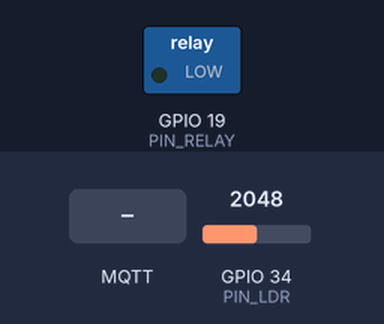
The sketch below on a simulated ESP32. Parts: switched loads named in the sketch (green lamp = pin HIGH). The test bench sets the inputs (shaded band); at power-on: GPIO 34 (PIN_LDR) = 2048 (analog values on the 0–4095 scale). WiFi joins after 1.5 s; servers stay silent unless stated; random numbers use the default seed unless the sketch sets one; no MQTT or app messages arrive unless stated; what the sketch prints to the serial monitor is not drawn.

Above: at 2.7 s.
2.8 s: MQTT message "ON" arrives on the first subscribed topic
At 5.6 s:
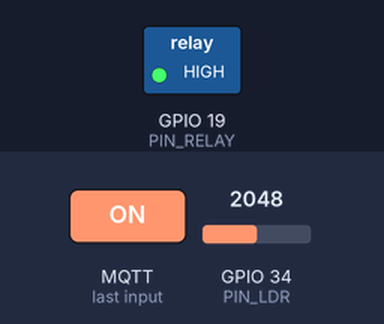
5.8 s: MQTT message "OFF" arrives on the first subscribed topic
At 6.5 s:
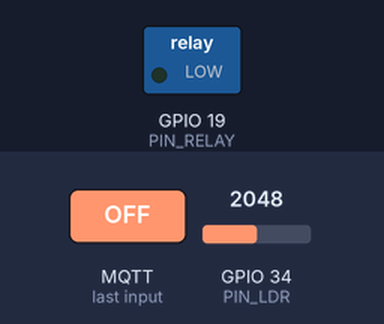
7.3 s: MQTT message "on" arrives on the first subscribed topic
At 7.6 s:
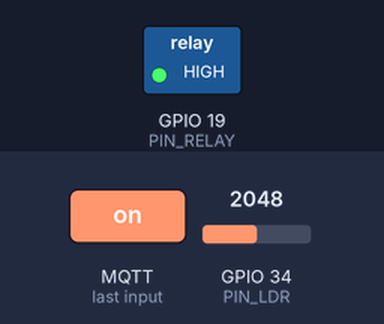
8.8 s: MQTT message "off" arrives on the first subscribed topic
At 10.0 s:
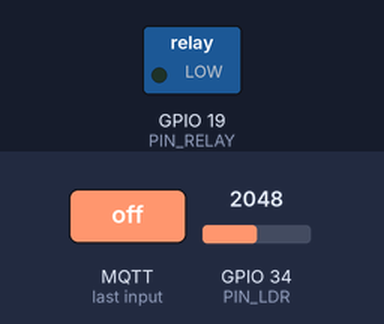
Timing chart, 0 to 11.3 s (numbered marks = the images above; inputs shaded):
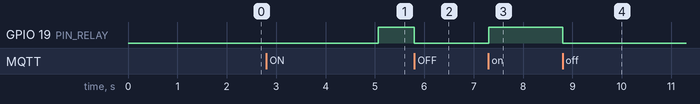

Measured:
- after the input at 2.8 s, GPIO 19 (PIN_RELAY): LOW → HIGH after 2.3 s
- after the input at 5.8 s, GPIO 19 (PIN_RELAY): HIGH → LOW at once
- after the input at 7.3 s, GPIO 19 (PIN_RELAY): LOW → HIGH at once
- after the input at 8.8 s, GPIO 19 (PIN_RELAY): HIGH → LOW at once

The sketch:

soal5_mqtt.ino
```cpp
/*
 * UTS Praktikum IoT - Soal 5: Telemetri dan Kontrol Jarak Jauh via MQTT
 *
 * Publish   : data cahaya (LDR, GPIO 34) tiap 5 detik ke  unisda/informatika/[NIM]/cahaya
 * Subscribe : perintah relay (GPIO 19) dari topik         unisda/informatika/[NIM]/lampu
 *             pesan "ON" -> relay aktif, "OFF" -> relay mati
 *
 * Broker: broker.emqx.io (port 1883, publik). Library: PubSubClient
 * PENTING: isi NIM dengan NIM Anda sebelum dijalankan.
 */
#include <Arduino.h>
#include <WiFi.h>
#include <PubSubClient.h>

// ---------- Identitas ----------
const char* NIM = "24063005";

// ---------- Wi-Fi (Wokwi) ----------
const char* WIFI_SSID     = "Wokwi-GUEST";
const char* WIFI_PASSWORD = "";
const int   WIFI_KANAL    = 6;                     // mempercepat koneksi di Wokwi
const unsigned long TIMEOUT_WIFI_MS = 10000;

// ---------- MQTT ----------
const char* MQTT_BROKER = "broker.emqx.io";
const int   MQTT_PORT   = 1883;
String topikCahaya, topikLampu;                    // dibentuk di setup() dari NIM

// ---------- Pin dan konstanta ----------
const int PIN_LDR   = 34;
const int PIN_RELAY = 19;
const int ADC_MAKS  = 4095;
const int JUMLAH_SAMPEL = 16;
const bool ADC_NAIK_SAAT_GELAP = true;             // sama seperti Soal 2

// Logika relay (lihat penjelasan di Soal 3). false = Active HIGH (modul Wokwi default)
const bool RELAY_AKTIF_LOW = false;
const uint8_t LEVEL_RELAY_ON  = RELAY_AKTIF_LOW ? LOW  : HIGH;
const uint8_t LEVEL_RELAY_OFF = RELAY_AKTIF_LOW ? HIGH : LOW;

const unsigned long INTERVAL_PUBLISH_MS   = 5000;  // kirim data tiap 5 detik
const unsigned long INTERVAL_RECONNECT_MS = 5000;  // coba sambung ulang MQTT tiap 5 detik

WiFiClient   espClient;
PubSubClient mqtt(espClient);
unsigned long waktuPublish = 0, waktuReconnect = 0;

// ---------- Sensor ----------
int bacaAdcMentah() {
  long total = 0;
  for (int i = 0; i < JUMLAH_SAMPEL; i++) total += analogRead(PIN_LDR);
  return (int)(total / JUMLAH_SAMPEL);
}

float adcKePersenGelap(int adc) {
  float persen = (adc * 100.0f) / ADC_MAKS;
  if (!ADC_NAIK_SAAT_GELAP) persen = 100.0f - persen;
  return constrain(persen, 0.0f, 100.0f);
}

// ---------- Relay ----------
void setRelay(bool aktif) {
  digitalWrite(PIN_RELAY, aktif ? LEVEL_RELAY_ON : LEVEL_RELAY_OFF);
  Serial.println(aktif ? "[Relay] AKTIF (lampu menyala)" : "[Relay] MATI (lampu padam)");
}

// ---------- Callback: dipanggil saat ada pesan pada topik yang di-subscribe ----------
void saatPesanMasuk(char* topik, byte* isi, unsigned int panjang) {
  String pesan;
  for (unsigned int i = 0; i < panjang; i++) pesan += (char)isi[i];
  pesan.trim();
  pesan.toUpperCase();                              // "on", "On", "ON" diperlakukan sama

  Serial.printf("[MQTT] Pesan masuk di %s : %s\n", topik, pesan.c_str());

  if (pesan == "ON")       setRelay(true);
  else if (pesan == "OFF") setRelay(false);
  else                     Serial.println("[MQTT] Perintah tidak dikenal (gunakan ON atau OFF)");
}

// ---------- Koneksi ----------
void sambungkanWiFi() {
  Serial.print("Menyambung Wi-Fi");
  WiFi.begin(WIFI_SSID, WIFI_PASSWORD, WIFI_KANAL);
  unsigned long mulai = millis();
  while (WiFi.status() != WL_CONNECTED && millis() - mulai < TIMEOUT_WIFI_MS) {
    Serial.print(".");
    delay(250);                                     // hanya di setup(), sebelum loop utama
  }
  if (WiFi.status() == WL_CONNECTED) {
    Serial.println("\n[Wi-Fi Connected] IP: " + WiFi.localIP().toString());
  } else {
    Serial.println("\n[Wi-Fi] Gagal tersambung, akan dicoba lagi di loop.");
  }
}

// Coba sambung ke broker satu kali (dipanggil berkala dari loop, tidak memblokir)
void sambungkanMqtt() {
  String clientId = "esp32-unisda-" + String(NIM) + "-" + String((uint32_t)esp_random(), HEX);
  Serial.print("[MQTT] Menyambung ke broker... ");
  if (mqtt.connect(clientId.c_str())) {
    Serial.println("berhasil");
    mqtt.subscribe(topikLampu.c_str());
    Serial.println("[MQTT] Subscribe: " + topikLampu);
  } else {
    Serial.printf("gagal (rc=%d)\n", mqtt.state());
  }
}

void setup() {
  Serial.begin(115200);

  digitalWrite(PIN_RELAY, LEVEL_RELAY_OFF);         // relay mati saat boot
  pinMode(PIN_RELAY, OUTPUT);
  analogReadResolution(12);
  analogSetPinAttenuation(PIN_LDR, ADC_11db);

  topikCahaya = String("unisda/informatika/") + NIM + "/cahaya";
  topikLampu  = String("unisda/informatika/") + NIM + "/lampu";
  Serial.println("Topik publish  : " + topikCahaya);
  Serial.println("Topik subscribe: " + topikLampu);

  sambungkanWiFi();
  mqtt.setServer(MQTT_BROKER, MQTT_PORT);
  mqtt.setCallback(saatPesanMasuk);
}

void loop() {
  unsigned long sekarang = millis();

  // Pastikan Wi-Fi dan MQTT tetap terhubung (non-blocking)
  if (WiFi.status() != WL_CONNECTED) {
    if (sekarang - waktuReconnect >= INTERVAL_RECONNECT_MS) {
      waktuReconnect = sekarang;
      WiFi.begin(WIFI_SSID, WIFI_PASSWORD, WIFI_KANAL);
    }
    return;
  }
  if (!mqtt.connected()) {
    if (sekarang - waktuReconnect >= INTERVAL_RECONNECT_MS) {
      waktuReconnect = sekarang;
      sambungkanMqtt();
    }
  } else {
    mqtt.loop();                                    // memproses pesan masuk (subscribe)
  }

  // Publish data cahaya tiap 5 detik
  if (mqtt.connected() && sekarang - waktuPublish >= INTERVAL_PUBLISH_MS) {
    waktuPublish = sekarang;

    int   adc   = bacaAdcMentah();
    float gelap = adcKePersenGelap(adc);

    char payload[64];
    snprintf(payload, sizeof(payload), "{\"adc\":%d,\"gelap_persen\":%.1f}", adc, gelap);

    bool ok = mqtt.publish(topikCahaya.c_str(), payload);
    Serial.printf("[MQTT] Publish %s -> %s (%s)\n", topikCahaya.c_str(), payload, ok ? "ok" : "gagal");
  }
}
```
